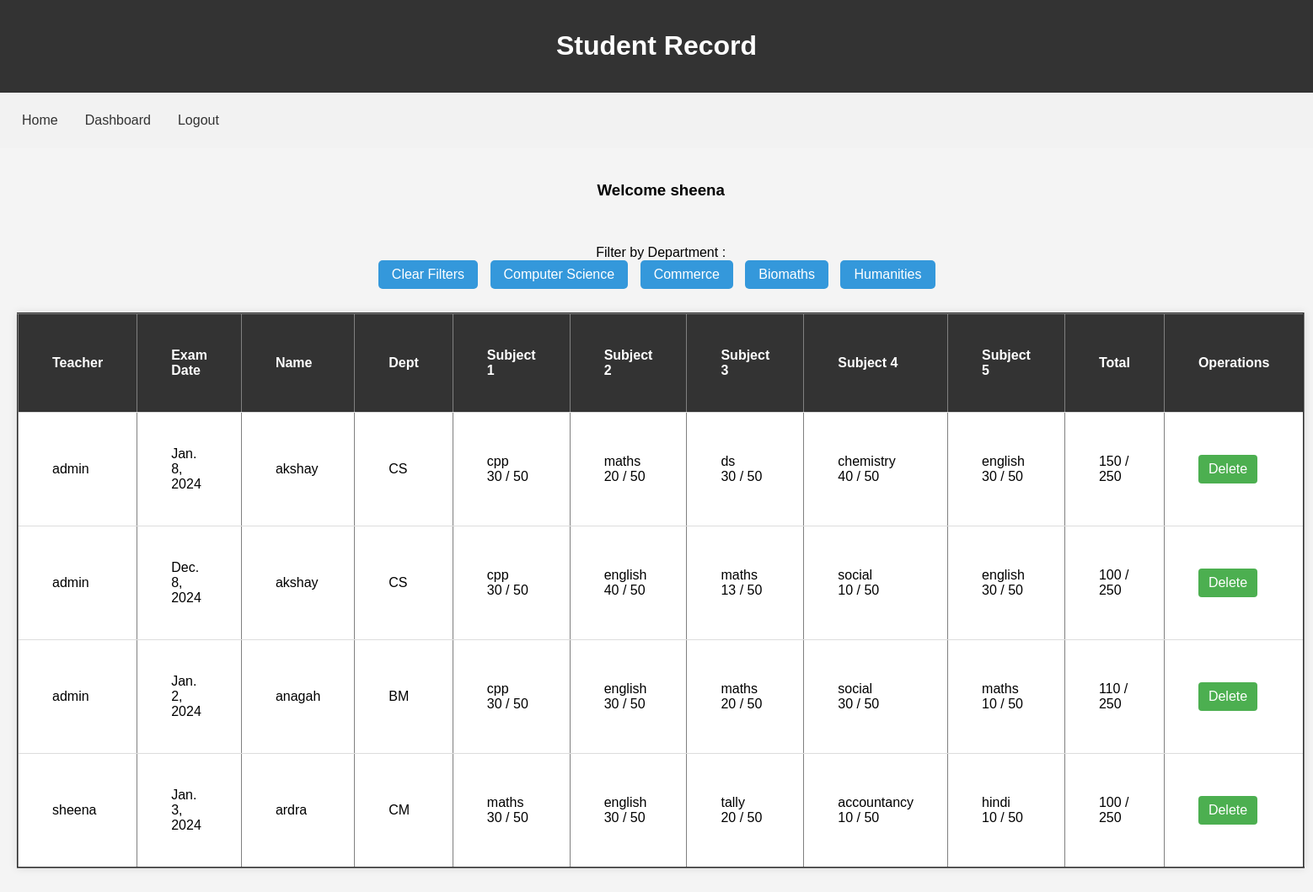
The app's page /marklist/ (signed in) with its own data.
### StudentApp/models.py (models this page shows, shortened)
class MarkList(models.Model):
    user = models.ForeignKey(User, on_delete=models.CASCADE)
    sname = models.ForeignKey(studentdetails, on_delete=models.CASCADE)
    date = models.DateField()
    sub1 = models.CharField(max_length=50, null = True)
    mark1 = models.IntegerField()
    sub2 = models.CharField(max_length=50, null = True)
    mark2 = models.IntegerField()
    sub3 = models.CharField(max_length=50, null = True)
    mark3 = models.IntegerField()
    sub4 = models.CharField(max_length=50, null = True)
    mark4 = models.IntegerField()
    sub5 = models.CharField(max_length=50, null = True)
    mark5 = models.IntegerField()
    total = models.IntegerField()

class studentdetails(models.Model):
    DEPARTMENT_CHOICES = [
        ('CS', 'Computer Science'),
        ('BM', 'Bio Maths'),
        ('CM', 'Commerce'),
        ('HM', 'Humanities'),
    ]
    GENDER_CHOICES = [
        ('M', 'Male'),
        ('F', 'Female'),
    ]
    sregno = models.IntegerField(unique = True, null = False)
    sname = models.CharField(max_length = 100)
    sgender = models.CharField(choices= GENDER_CHOICES,max_length = 10, default='M')
    sage = models.IntegerField()
    sdept = models.CharField(choices = DEPARTMENT_CHOICES, max_length=50)
    simage = models.ImageField(upload_to='studphoto/', blank=True, null=True)

### StudentApp/views.py (the view)
# urls.py: path('marklist/',views.marklist,name='marklist'),
def marklist(request):
    data = MarkList.objects.all()
    return render(request,'marklist.html',{'data':data})

### templates/marklist.html (shortened to what this page needs)
{% extends 'base.html' %}
{% load static %}
{% block navbar %}
    <nav>
        <a href="{% url 'home' %}">Home</a>
        <a href="{% url 'dashboard' %}">Dashboard</a>
        <a href="{% url 'logoutuser' %}">Logout</a>
    </nav>
{% endblock navbar %}
{% block content %}
<div>
    <h3>Welcome {{request.user}}</h3><br>
<div>
    <div class="filter-links">
    <br>
    Filter by Department : <br>
    <a href="{% url 'filterdept' 'clear'  %}">Clear Filters</a>
    <a href="{% url 'filterdept' 'CS'  %}">Computer Science</a>
    <a href="{% url 'filterdept' 'CM'  %}">Commerce</a>
    <a href="{% url 'filterdept' 'BM'  %}">Biomaths</a>
    <a href="{% url 'filterdept' 'HM'  %}">Humanities</a>
    <br><br>
    </div>
<table border="2" >
    <tr>
        <th>Teacher</th>
        <th>Exam Date</th>
        <th>Name</th>
        <th>Dept</th>
        <th>Subject 1</th>
        <th>Subject 2</th>
        <th>Subject 3</th>
        <th>Subject 4</th>
        <th>Subject 5</th>
        <th>Total</th>
        <th colspan="2">Operations</th>
    </tr>
    {% for data in data %}
    <tr>
        <td>{{data.user}}</td>
        <td>{{data.date}}</td>
        <td>{{data.sname.sname}}</td>
        <td>{{data.sname.sdept}}</td>
        <td>{{data.sub1}} <br> {{data.mark1}} / 50</td>
        <td>{{data.sub2}} <br> {{data.mark2}} / 50</td>
        <td>{{data.sub3}} <br> {{data.mark3}} / 50</td>
        <td>{{data.sub4}} <br> {{data.mark4}} / 50</td>
        <td>{{data.sub5}} <br> {{data.mark5}} / 50</td>
        <td>{{data.total}} / 250</td>
        <td><a href="{% url 'deletemark' data.id %}">Delete</a></td>
    </tr>
    {% endfor %}
</table>
</div>
</div>
{% endblock content %}

### templates/base.html (style rules this page uses)
body { font-family: Arial, sans-serif; margin: 0; padding: 0; }
nav { background-color: #f2f2f2; padding: 10px; overflow: hidden; }
nav a { float: left; display: block; color: #333; text-align: center; padding: 14px 16px; text-decoration: none; }

### templates/marklist.html (style rules this page uses)
body { font-family: Arial, sans-serif; background-color: #f4f4f4; margin: 0; padding: 0; text-align: center; }
table { border-collapse: collapse; width: 80%; margin: 10px auto; background-color: #fff; box-shadow: 0 0 10px rgba(0, 0, 0, 0.1); }
th, td { padding: 40px; text-align: left; border-bottom: 1px solid #ddd; }
th { background-color: #333; color: white; font-weight: bold; }
td a { display: inline-block; padding: 8px 12px; background-color: #4CAF50; color: white; text-decoration: none; border-radius: 4px; transition: background-color 0.3s; }
.filter-links { margin-bottom: 10px; }
.filter-links a { display: inline-block; padding: 8px 16px; margin-right: 10px; background-color: #3498db; color: #fff; text-decoration: none; border-radius: 5px; }

### records on screen
MarkList: user "admin", date "Jan. 8, 2024", sname.sname "akshay", sname.sdept "CS", sub1 "cpp", mark1 "30", sub2 "maths", mark2 "20", sub3 "ds", mark3 "30", sub4 "chemistry", mark4 "40", sub5 "english", mark5 "30", total "150"
MarkList: user "admin", date "Dec. 8, 2024", sname.sname "akshay", sname.sdept "CS", sub1 "cpp", mark1 "30", sub2 "english", mark2 "40", sub3 "maths", mark3 "13", sub4 "social", mark4 "10", sub5 "english", mark5 "30", total "100"
MarkList: user "admin", date "Jan. 2, 2024", sname.sname "anagah", sname.sdept "BM", sub1 "cpp", mark1 "30", sub2 "english", mark2 "30", sub3 "maths", mark3 "20", sub4 "social", mark4 "30", sub5 "maths", mark5 "10", total "110"
MarkList: user "sheena", date "Jan. 3, 2024", sname.sname "ardra", sname.sdept "CM", sub1 "maths", mark1 "30", sub2 "english", mark2 "30", sub3 "tally", mark3 "20", sub4 "accountancy", mark4 "10", sub5 "hindi", mark5 "10", total "100"

### other values on screen
{{ request.user }} "sheena"
